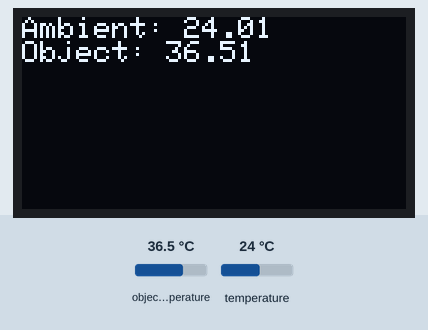
This sketch was run on a simulated Arduino Uno, built with avr-gcc and run on an emulated ATmega328P. Shown: 128×64 one-colour display. The test bench sets the inputs (shaded band); at power-on: temperature 24 °C, object temperature 36.5 °C. The modem accepts every AT command (registered, SIM ready, sends succeed) and sends nothing else; what the sketch prints to the serial monitor is not drawn.

Above: at 1.5 s.
1.6 s: temperature set to 12 °C
At 3.7 s:
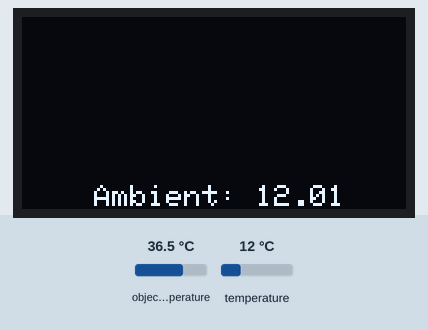
At 6.5 s:
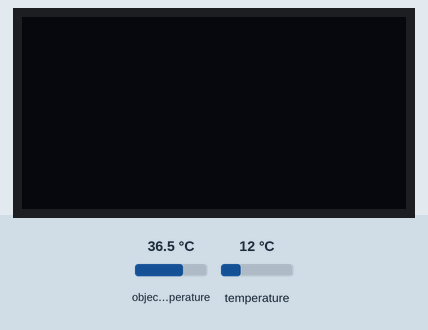
Timing chart, 0 to 8.0 s (numbered marks = the images above; inputs shaded):
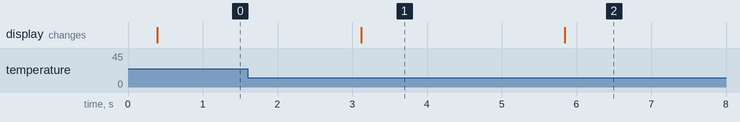

Measured:
- what the display in image 1 shows lasts 2.7 s, from 3.1 s to 5.8 s

The sketch:

mergecode.ino
```cpp
#include <Wire.h>
#include <Adafruit_GFX.h>
#include <Adafruit_SSD1306.h>
#include <Adafruit_MLX90614.h>
#include <SoftwareSerial.h>

Adafruit_SSD1306 display(5);
Adafruit_MLX90614 mlx = Adafruit_MLX90614();
SoftwareSerial SIM900A(2,3);

void setup() {
  Serial.begin(115200);
  SIM900A.begin(9600);

  display.begin(SSD1306_SWITCHCAPVCC, 0x3C);
  mlx.begin();

  delay(100);
  display.clearDisplay();
  display.setTextSize(1);
  display.setCursor(0, 0);
  display.setTextColor(WHITE);
  display.display();
  delay(100);

  Serial.println("Text Message Module Ready & Verified");
  delay(100);
  Serial.println("Type s to send message or r to receive message");
}

void loop() {
  // Temperature Sensor
  float ambientTempC = mlx.readAmbientTempC();
  float objectTempC = mlx.readObjectTempC();

  Serial.print("Ambient = "); Serial.print(ambientTempC);
  Serial.print("*C\tObject = "); Serial.print(objectTempC); Serial.println("*C");

  // OLED Display
  display.clearDisplay();
  display.print("Ambient: "); display.println(ambientTempC);
  display.print("Object: "); display.println(objectTempC);
  display.display();

  // Emergency Message
  if (objectTempC > 17.8) {  // Temperature above 100°F
    sendEmergencyMessage();
  }

  // UART Communication
  String sensorData = String(ambientTempC) + "," + String(objectTempC);
  Serial.println(sensorData);

  delay(500);
}

void sendEmergencyMessage() {
  display.print("Sending Emergency Message please wait….");
  SIM900A.println("AT+CMGF=1"); //Text Mode initialization
  delay(1000);
  display.print("Set SMS Number");
  SIM900A.println("AT+CMGS=\"+919027953208\"\r"); // Receiver’s Mobile Number
  delay(1000);
  display.print("Set SMS Content");
  SIM900A.println("Emergency: Temperature is above 100°F!");// Message content
  delay(100);
  display.print("Done");
  SIM900A.println((char)26);// delay(1000);
  display.print("Emergency Message sent successfully");
}
```
